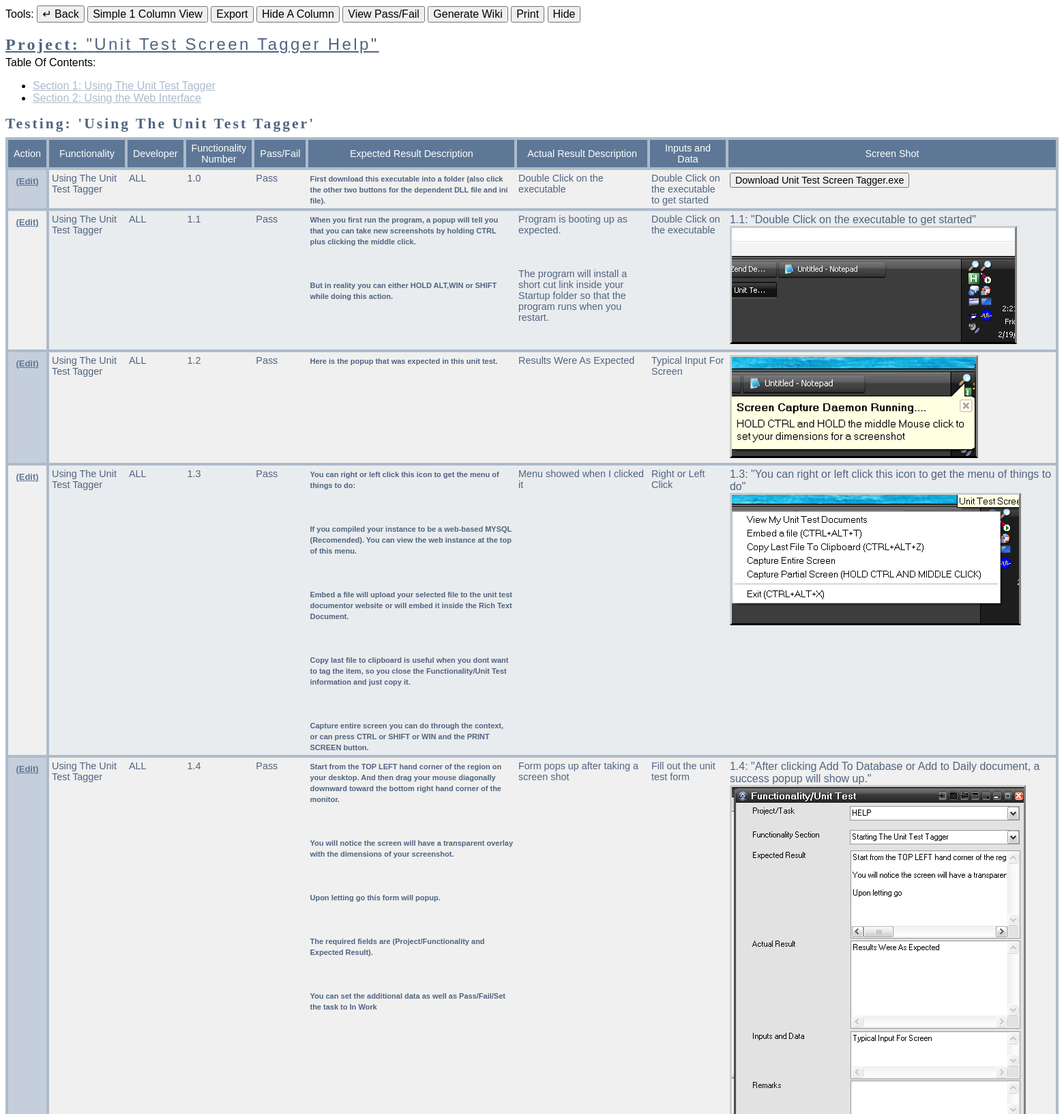
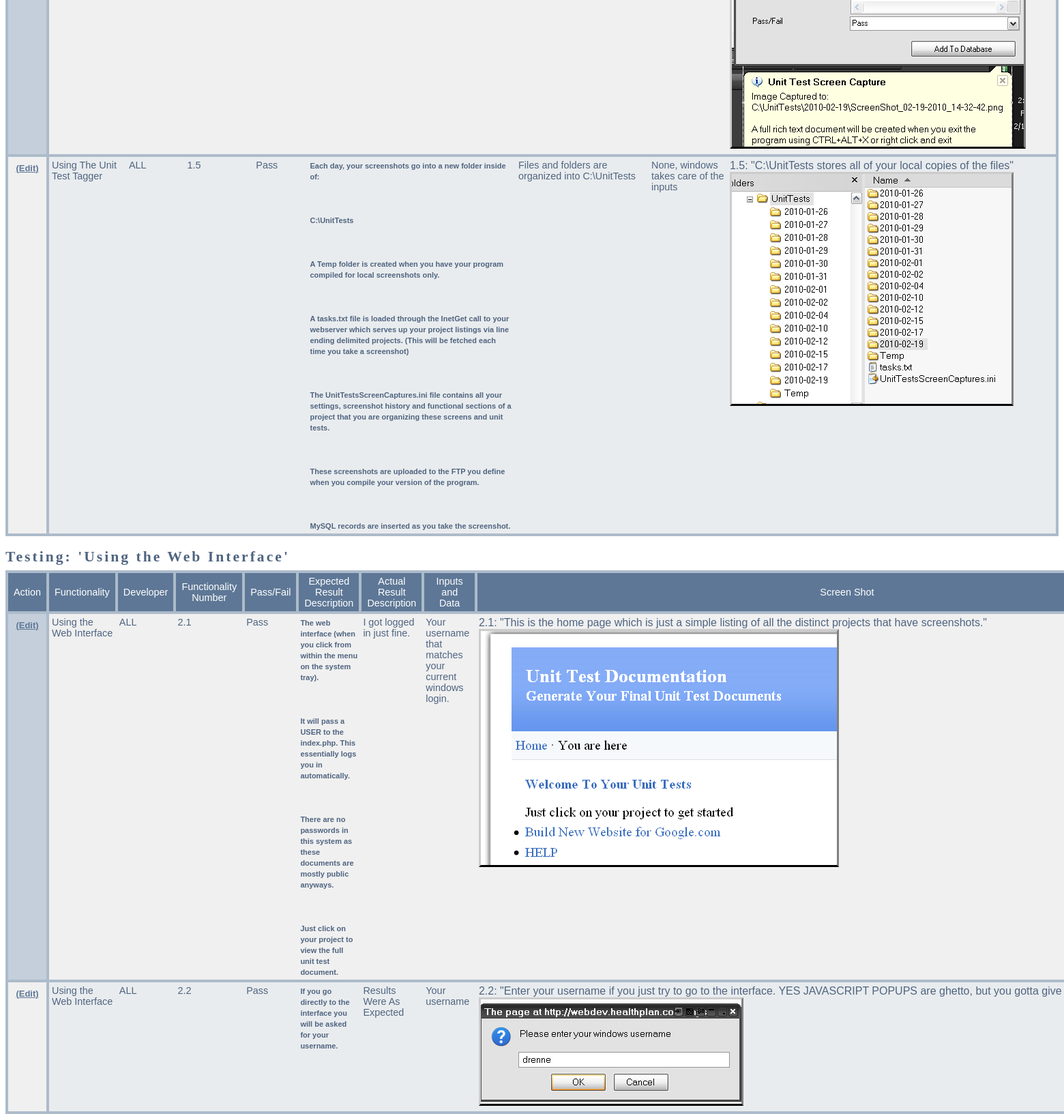
/build_document.php?user=ALL&task_id=1 (upper part), run on the app's committed database (2 pictures, top to bottom).
### tables this page shows
CREATE TABLE IF NOT EXISTS `unit_test_screenshots` (
  `unit_test_id` int(11) NOT NULL AUTO_INCREMENT,
  `developer` varchar(20) NOT NULL,
  `task_pk` int(11) NOT NULL,
  `functionality` varchar(255) NOT NULL,
  `file_name` varchar(500) NOT NULL,
  `revision` int(11) NOT NULL,
  `unit_test_expected_result` mediumtext NOT NULL,
  `unit_test_actual_result` mediumtext NOT NULL,
  `unit_test_inputs` mediumtext NOT NULL,
  `unit_test_remarks` mediumtext NOT NULL,
  `unit_test_pass_fail` varchar(20) NOT NULL,
  `unit_test_time` datetime NOT NULL,
  PRIMARY KEY (`unit_test_id`),
  KEY `developer` (`developer`,`task_pk`)
);

CREATE TABLE IF NOT EXISTS `unit_test_screenshots_tasks` (
  `task_pk` int(11) NOT NULL AUTO_INCREMENT,
  `task_desc` varchar(255) NOT NULL,
  PRIMARY KEY (`task_pk`)
);

### settings.php (called while the page is built, shortened)
<?
$relativePathToScreenshots = 'screenshots/';
if (dirname($_SERVER['SCRIPT_NAME']) == '/') {
	$directory = "";
} else {
	$directory = dirname($_SERVER['SCRIPT_NAME']);
}
$pathToScreenshots = 'http://'.$_SERVER['HTTP_HOST'].$port.$directory."/".$relativePathToScreenshots;
$pathToInstall     = 'http://'.$_SERVER['HTTP_HOST'].$port.$directory."/";
?>

### build_document.php (the view, shortened to what this page needs)
<?
    require_once("settings.php");
	$unitTestQuery =
	"
	SELECT
		units.*,
		tasks.task_desc
	FROM
		unit_test_screenshots units,
		unit_test_screenshots_tasks tasks
	WHERE
		units.task_pk = tasks.task_pk AND
		units.task_pk = '".$_GET['task_id']."' AND
		units.developer = '".$_GET['user']."' $extraQs
	ORDER BY
		units.functionality, units.unit_test_time
	";
	$results = mysql_query($unitTestQuery);
echo <<<EOD
	<!DOCTYPE html PUBLIC "-//W3C//DTD XHTML 1.0 Strict//EN" "http://www.w3.org/TR/xhtml1/DTD/xhtml1-strict.dtd">
	<html xmlns="http://www.w3.org/1999/xhtml">
	<head>
	<title>Unit Tests For Project {$_GET['task_id']}</title>
	<link rel="alternate" type="application/rss+xml" title="RSS-Feed" href="build_rss.php?task_id={$_GET['task_id']}&user={$_GET['user']}&field=unit_test_expected_result" />
	<meta http-equiv="Content-Language" content="English" />
	<meta http-equiv="Content-Type" content="text/html; charset=UTF-8" />
	<link rel="stylesheet" type="text/css" href="build_document_style.css" media="screen" />
	<script type="text/javascript">
		function changecss(theClass,element,value) {
			var cssRules;
			var added = false;
			for (var S = 0; S < document.styleSheets.length; S++){
		    if (document.styleSheets[S]['rules']) {
				cssRules = 'rules';
			} else if (document.styleSheets[S]['cssRules']) {
				cssRules = 'cssRules';
			}
			for (var R = 0; R < document.styleSheets[S][cssRules].length; R++) {
				if (document.styleSheets[S][cssRules][R].selectorText == theClass) {
					if(document.styleSheets[S][cssRules][R].style[element]){
						document.styleSheets[S][cssRules][R].style[element] = value;
						added=true;
						break;
					}
				}
			}
			if(!added){
				if(document.styleSheets[S].insertRule){
						document.styleSheets[S].insertRule(theClass+' { '+element+': '+value+'; }',document.styleSheets[S][cssRules].length);
					} else if (document.styleSheets[S].addRule) {
						document.styleSheets[S].addRule(theClass,element+': '+value+';');
					}
				}
			}
		}
	</script>
	</head>
	<body>
EOD;
	if (!isset($_GET['hide_tools'])) {
		echo "
		<span id=\"tools\">
		Tools:
			<button type='button' onclick=\"document.location='index.php?user={$_GET['user']}';\">&crarr; Back</button>
			<input type='button' onclick='document.getElementById(\"columnpasser\").style.display =\"inline\";this.style.display=\"none\";' value='Simple 1 Column View'/>
					document.location='build_document_descs_only.php?task_id={$_GET['task_id']}&user={$_GET['user']}&field=' + this.value;
			<input type='button' onclick='alert(\"Either print to PDF this page or\\n\\nHighlight the document and paste into word.\\n\\nYou lazy developer!!!\");' value='Export'/>
			<input type='button' onclick='document.getElementById(\"columnhider\").style.display =\"inline\";this.style.display=\"none\";' value='Hide A Column'/>
			<input type='button' onclick='document.getElementById(\"columnpassfail\").style.display =\"inline\";this.style.display=\"none\";' value='View Pass/Fail' />
					document.location='{$_SERVER['PHP_SELF']}?task_id={$_GET['task_id']}&user={$_GET['user']}&show_only=' + this.value;
			<input type='button' onclick='document.getElementById(\"columnwiki\").style.display =\"inline\";this.style.display=\"none\";' value='Generate Wiki'/>
					document.location='build_document_descs_only.php?task_id={$_GET['task_id']}&wiki=1&user={$_GET['user']}&field=' + this.value;
			<input type='button' onclick='document.getElementById(\"tools\").style.display = \"none\";window.print();' value='Print'/>
			<input type='button' onclick='document.getElementById(\"tools\").style.display = \"none\";' value='Hide'/>
		</span>
		<br/>
		<br/>
		";
	}
	$i=1;
	$funcSection = "";
	while($row = mysql_fetch_array($results)) {
		if ($i==1) {
			echo '<div class="title">Project: <strong>"'.$row['task_desc'].'"</strong></div>
			Table Of Contents:<br/>
			<ul>';
		}
		$allRows[] = $row;
		if ($funcSection != $row['functionality']) {
			echo "
				<li>
					<a href=\"#$i\">Section $i: <strong>".$row['functionality']."</strong></a>
				</li>";
			$i++;
		}
		$funcSection = $row['functionality'];
	}
	echo '</ul>';
	$i=1;
	$funcSection = "";
	if (is_array($allRows)) {
		foreach ($allRows as $key=>$row) {
			if ($funcSection != $row['functionality']) {
				$ii++;
				if ($i!=1) {
					echo "</tbody>
					</table><br/>";
				}
				echo "	<a id=\"$ii\" name=\"$ii\"></a>
						<table summary=\"Unit Test Document\">
							<caption>Testing: '".$row['functionality']."'</caption>
							<thead>
								<tr>
									<th scope=\"col\" class=\"col1\">Action</th>
									<th scope=\"col\" class=\"col1\">Functionality</th>
									<th scope=\"col\" class=\"col2\">Developer</th>
									<th scope=\"col\" class=\"col3\">Functionality<br/>Number</th>
									<th scope=\"col\" class=\"col4\">Pass/Fail</th>
									<th scope=\"col\" class=\"col5\">Expected Result Description</th>
									<th scope=\"col\" class=\"col6\">Actual Result Description</th>
									<th scope=\"col\" class=\"col7\">Inputs and Data</th>
									<th scope=\"col\" class=\"col8\">Screen Shot</th>
								</tr>
							</thead>
							<tbody>";
			}
			if (!empty($row['unit_test_remarks'])) {
				$remarks = "<span class=\"remark\">$ii.".$row['revision'].": <strong>\"".$row['unit_test_remarks']."\"</strong><span><br/>";
			} else {
				$remarks = "";
			}
			$trClass = ($i % 2) ? "class=\"odd\"" : "";
			if (stristr($row['file_name'],"png") || stristr($row['file_name'],"jpg") || stristr($row['file_name'],"gif")) {
				$objectHTML = "<img style=\"cursor:pointer\" onclick=\"window.open('".$pathToScreenshots.$row['file_name']."')\");\" src=\"".$pathToScreenshots.$row['file_name']."\"/>";
			} else {
				$objectHTML = "<input type=\"button\" onclick=\"document.location = 'download.php?file=".$row['file_name']."';\" value=\"Download ".$row['file_name']."\"/>";
			}
			if (strtoupper($row['unit_test_pass_fail']) == 'FAIL' || stristr($row['unit_test_pass_fail'],"fail")) {
				$extraCSS = "style=\"background-color:pink\"";
			} else {
				$extraCSS = "";
			}
			echo
			"
			<tr $trClass $extraCSS>
				<th valign=\"top\" class=\"col1\" $extraCSS><a href=\"{$pathToInstall}manage_unit_tests/?action=update_unit_test_screenshots&unit_test_id={$row['unit_test_id']}\">(Edit)</a></th>
				<td scope=\"row\" class=\"col1\" id=\"r$i\" valign=\"top\" $extraCSS>".$row['functionality']."</td>
				<td valign=\"top\" class=\"col2\" $extraCSS>".$row['developer']."</td>
				<td valign=\"top\" class=\"col3\" $extraCSS>$ii.".$row['revision']."</td>
				<td valign=\"top\" class=\"col4\" $extraCSS>".str_replace("\n","<br/><br/>",$row['unit_test_pass_fail'])."</td>
				<td valign=\"top\" class=\"col5\" $extraCSS><strong style=\"font-weight:bold;font-size:11px;\">".str_replace("\n","<br/><br/>",$row['unit_test_expected_result'])."</strong></td>
				<td valign=\"top\" class=\"col6\" $extraCSS>".str_replace("\n","<br/><br/>",$row['unit_test_actual_result'])."</td>
				<td valign=\"top\" class=\"col7\" $extraCSS>".str_replace("\n","<br/><br/>",$row['unit_test_inputs'])."</td>
				<td valign=\"top\" class=\"col8\" $trClass  $extraCSS>
					$remarks
					$objectHTML
				</td>
			</tr>
			";
			$i++;
			$funcSection = $row['functionality'];
		}
	} else {
		echo "Nothing was found for this project and user combination";
	}
echo '
</body>
</html>
';
?>

### build_document_style.css (style rules this page uses)
* { font: normal 1em tahoma, arial, sans-serif; }
.title { margin: 0; height: 32px; padding: 0; text-decoration:underline; color: #4F6480; line-height: 2em; text-align: left; font: bold 150% georgia, serif; letter-spacing: 0.14em; }
img { border-top:3px solid #ccc; border-left:3px solid #ccc; border-right:3px solid #808080; border-bottom:3px solid #000; }
ul li a { color: #ADBBCA; }
table { margin: 0; padding: 0; font: normal 0.9em tahoma, arial, sans-serif; line-height: 1.4em; border-collapse: collapse; border: 4px solid #ADBBCA; color: #4F6480; background: #F0F0F0; }
table caption { margin: 0; height: 32px; padding: 0; color: #4F6480; line-height: 2em; text-align: left; font: bold 150% georgia, serif; letter-spacing: 0.14em; width: 100%; }
thead { color: #fff; background: #5E7796; }
thead tr th { padding: 4px 8px 4px 8px; }
thead th { border: 4px solid #ADBBCA; }
tfoot tr td, tfoot tr th, tbody tr td { padding: 4px; }
tbody tr { border: 4px solid #ADBBCA; }
tbody th { padding: 8px; border: 4px solid #ADBBCA; }
tbody td { background: #E9ECEE; }
tbody tr.odd { background: #C4CFDB; }
tbody tr.odd td { background: #F0F0F0; color: #4F6480; }
tbody tr th a:link { font: bold 0.9em tahoma, arial, sans-serif; color: #5E7796; text-decoration: underline; }
.remark { font-size: 16px; }
.col1 { display:table-cell; }
.col2 { display:table-cell; }
.col3 { display:table-cell; }
.col4 { display:table-cell; }
.col5 { display:table-cell; }
.col6 { display:table-cell; }
.col7 { display:table-cell; }
.col8 { display:table-cell; }

### data on the page
unit_test_screenshots: unit_test_screenshots_tasks.task_desc "Unit Test Screen Tagger Help", functionality "Using The Unit Test Tagger", developer "ALL", ii "1", revision "0", unit_test_pass_fail "Pass", unit_test_expected_result "First download this executable into a folder (also click the other two buttons for the dependent DLL file and ini file).", unit_test_actual_result "Double Click on the executable", unit_test_inputs "Double Click on the executable to get started", file_name "Download Unit Test Screen Tagger.exe"
unit_test_screenshots: functionality "Using the Web Interface", developer "ALL", ii "2", revision "1", unit_test_pass_fail "Pass", unit_test_expected_result "The web interface (when you click from within the menu on the system tray). It will pass a USER to the index.php. This essentially logs you in automatically. There are no passwords in this system as these documents are mostly public anyways. Just click on your project to view the full unit test document.", unit_test_actual_result "I got logged in just fine.", unit_test_inputs "Your username that matches your current windows login.", unit_test_remarks "This is the home page which is just a simple listing of all the distinct projects that have screenshots.", file_name (picture)
unit_test_screenshots: functionality "Using The Unit Test Tagger", developer "ALL", ii "1", revision "1", unit_test_pass_fail "Pass", unit_test_expected_result "When you first run the program, a popup will tell you that you can take new screenshots by holding CTRL plus clicking the middle click. But in reality you can either HOLD ALT,WIN or SHIFT while doing this action.", unit_test_actual_result "Program is booting up as expected. The program will install a short cut link inside your Startup folder so that the program runs when you restart.", unit_test_inputs "Double Click on the executable", unit_test_remarks "Double Click on the executable to get started", file_name (picture)
unit_test_screenshots: functionality "Using The Unit Test Tagger", developer "ALL", ii "1", revision "2", unit_test_pass_fail "Pass", unit_test_expected_result "Here is the popup that was expected in this unit test.", unit_test_actual_result "Results Were As Expected", unit_test_inputs "Typical Input For Screen", file_name (picture)
unit_test_screenshots: functionality "Using The Unit Test Tagger", developer "ALL", ii "1", revision "3", unit_test_pass_fail "Pass", unit_test_expected_result "You can right or left click this icon to get the menu of things to do: If you compiled your instance to be a web-based MYSQL (Recomended). You can view the web instance at the top of this menu. Embed a file will upload your selected file to the unit test documentor website or will embed it inside the Rich Text Document. Copy last file to clipboard is useful when you dont want to tag the item, so you close the Functionality/Unit Test information and just copy it. Capture entire screen you can do through the context, or can press CTRL or SHIFT or WIN and the PRINT SCREEN button.", unit_test_actual_result "Menu showed when I clicked it", unit_test_inputs "Right or Left Click", unit_test_remarks "You can right or left click this icon to get the menu of things to do", file_name (picture)
unit_test_screenshots: functionality "Using The Unit Test Tagger", developer "ALL", ii "1", revision "4", unit_test_pass_fail "Pass", unit_test_expected_result "Start from the TOP LEFT hand corner of the region on your desktop. And then drag your mouse diagonally downward toward the bottom right hand corner of the monitor. You will notice the screen will have a transparent overlay with the dimensions of your screenshot. Upon letting go this form will popup. The required fields are (Project/Functionality and Expected Result). You can set the additional data as well as Pass/Fail/Set the task to In Work", unit_test_actual_result "Form pops up after taking a screen shot", unit_test_inputs "Fill out the unit test form", unit_test_remarks "After clicking Add To Database or Add to Daily document, a success popup will show up.", file_name (picture)
unit_test_screenshots: functionality "Using The Unit Test Tagger", developer "ALL", ii "1", revision "5", unit_test_pass_fail "Pass", unit_test_expected_result "Each day, your screenshots go into a new folder inside of: C:\\UnitTests A Temp folder is created when you have your program compiled for local screenshots only. A tasks.txt file is loaded through the InetGet call to your webserver which serves up your project listings via line ending delimited projects. (This will be fetched each time you take a screenshot) The UnitTestsScreenCaptures.ini file contains all your settings, screenshot history and functional sections of a project that you are organizing these screens and unit tests. These screenshots are uploaded to the FTP you define when you compile your version of the program. MySQL records are inserted as you take the screenshot.", unit_test_actual_result "Files and folders are organized into C:\\UnitTests", unit_test_inputs "None, windows takes care of the inputs", unit_test_remarks "C:\\UnitTests stores all of your local copies of the files", file_name (picture)
unit_test_screenshots: functionality "Using the Web Interface", developer "ALL", ii "2", revision "2", unit_test_pass_fail "Pass", unit_test_expected_result "If you go directly to the interface you will be asked for your username.", unit_test_actual_result "Results Were As Expected", unit_test_inputs "Your username", unit_test_remarks "Enter your username if you just try to go to the interface. YES JAVASCRIPT POPUPS are ghetto, but you gotta give…", file_name (picture)
